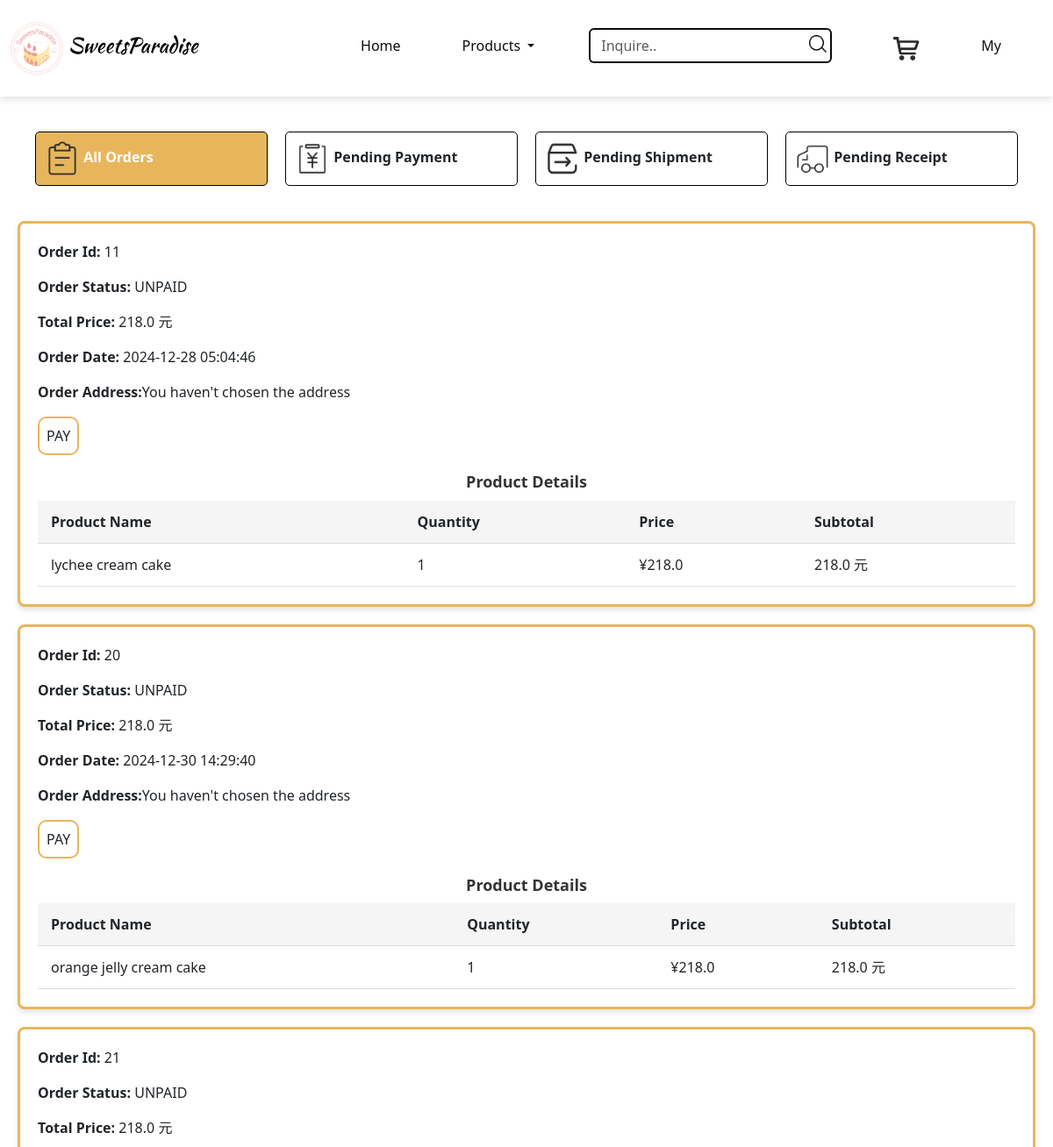
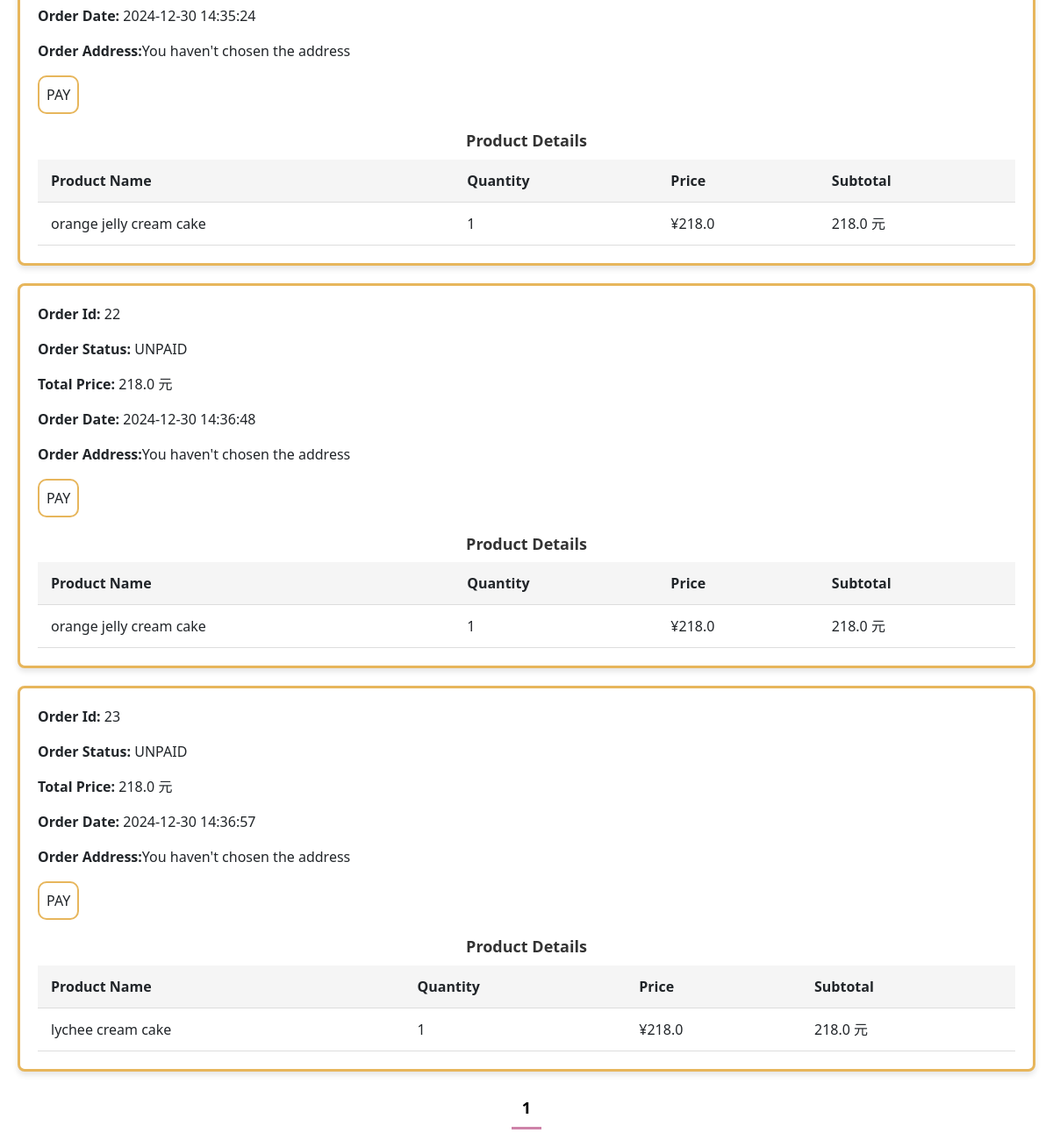
/orders/ALL (signed in), run on an earlier commit of the app's database (2 pictures, top to bottom).
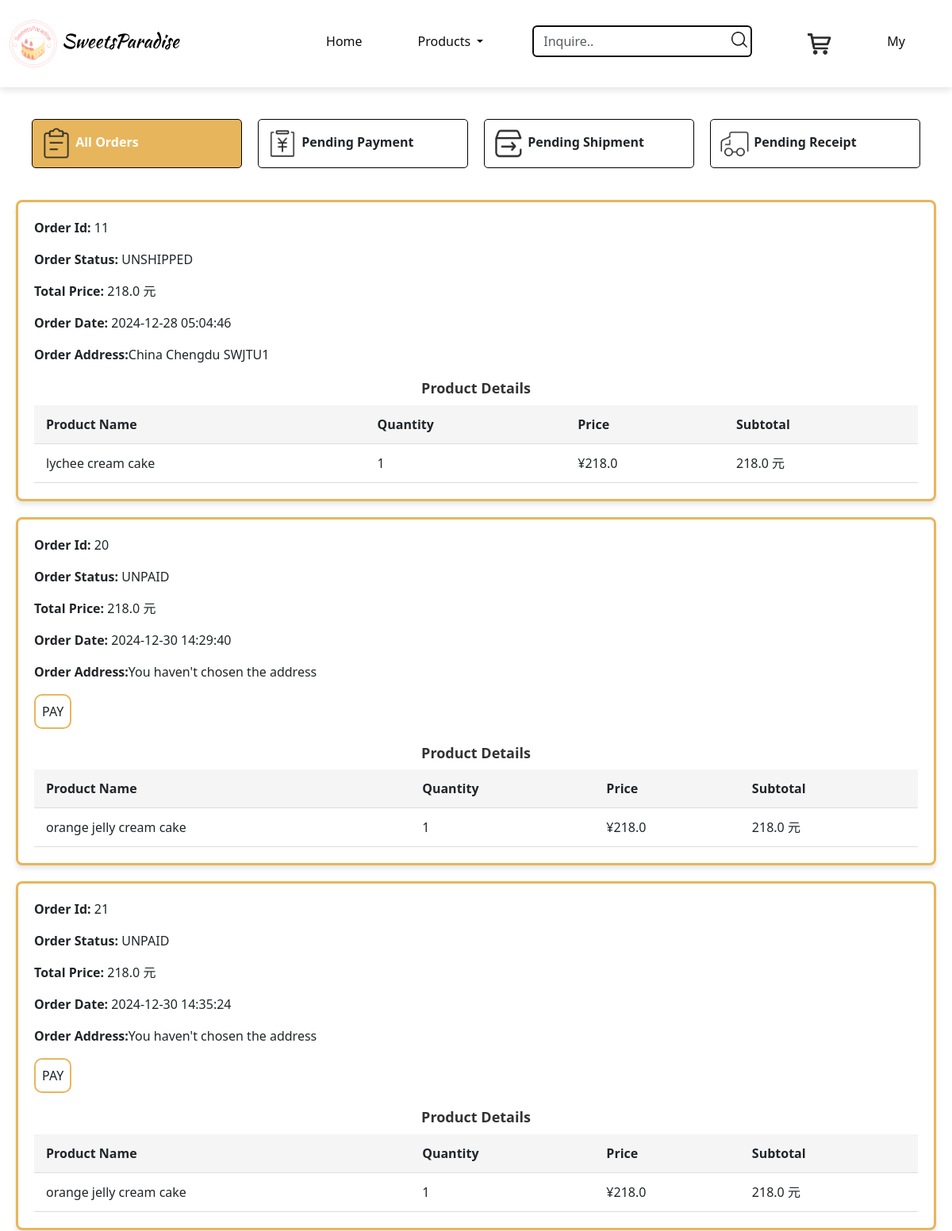
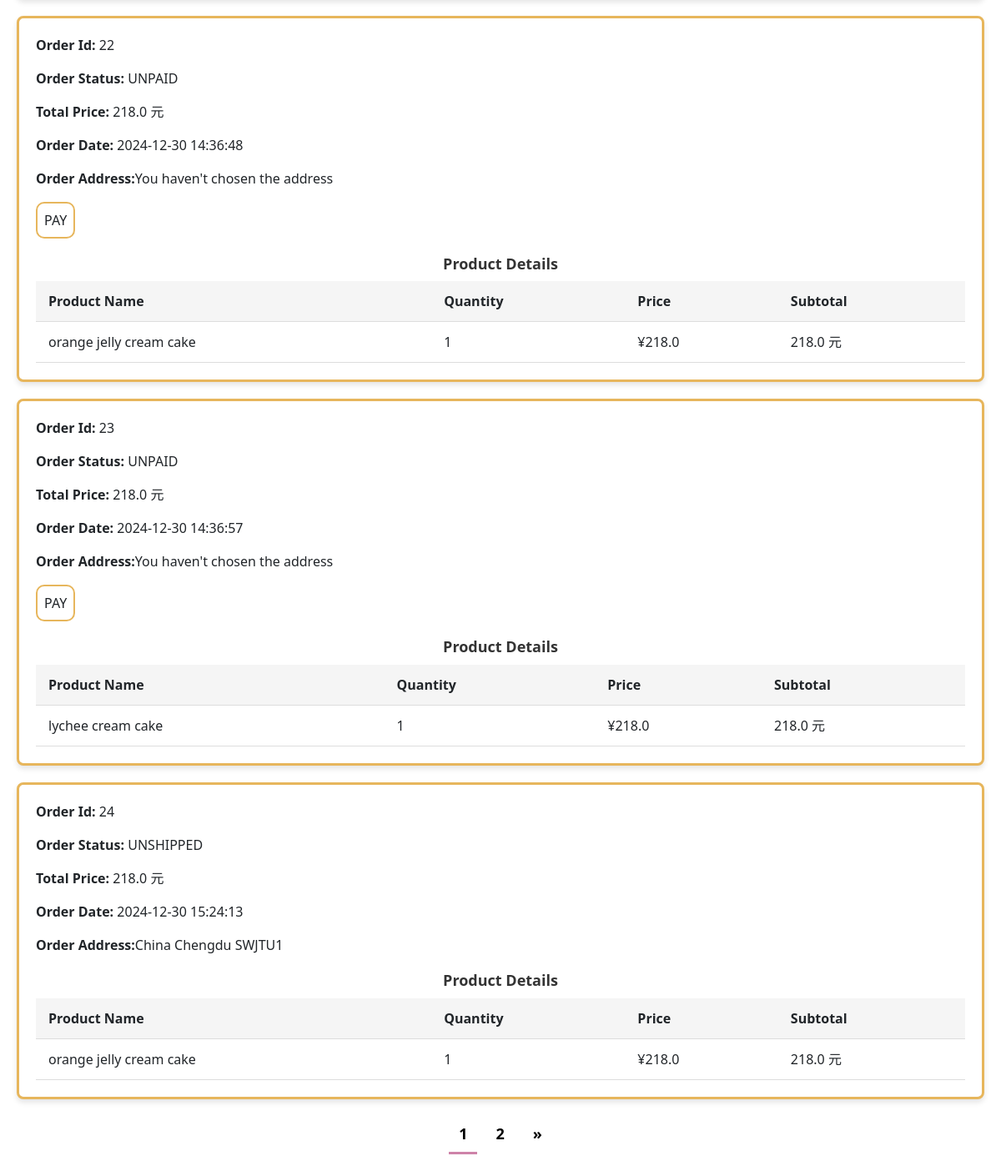
And on a later commit of the database (2 pictures, top to bottom).
### app/models.py (models this page shows, shortened)
class Order(db.Model):
    id = db.Column(db.Integer, primary_key=True, autoincrement=True)
    order_date = db.Column(db.DateTime, default=datetime.utcnow, nullable=False)
    status = db.Column(Enum(OrderStatus), nullable=False, default=OrderStatus.UNPAID)
    total_price = db.Column(db.Float, nullable=False)
    user_id = db.Column(db.Integer, db.ForeignKey('user.id'), nullable=False)
    items = db.relationship('OrderItem', backref='order', lazy='dynamic')
    address_id = db.Column(db.Integer, db.ForeignKey('address.id'))

class OrderItem(db.Model):
    id = db.Column(db.Integer, primary_key=True, autoincrement=True)
    order_id = db.Column(db.Integer, db.ForeignKey('order.id'), nullable=False)
    product_id = db.Column(db.Integer, db.ForeignKey('product.id', ondelete='CASCADE'), nullable=False)
    quantity = db.Column(db.Integer, nullable=False)
    price = db.Column(db.Float, nullable=False)

class Product(db.Model):
    id = db.Column(db.Integer, primary_key=True, autoincrement=True)
    name = db.Column(db.String(100), index=True, nullable=False)
    size = db.Column(db.String(100), nullable=False)
    taste = db.Column(db.String(100))
    description = db.Column(db.String(800))
    price = db.Column(db.Float, nullable=False)
    monthly_sale = db.Column(db.Integer, nullable=False, default=0)
    image_url = db.Column(db.String(200), nullable=False)
    category_id = db.Column(db.Integer, db.ForeignKey('category.id'), nullable=False)
    orders = db.relationship('OrderItem', backref='product', lazy='dynamic', cascade='all, delete', passive_deletes=True)
    cart_items = db.relationship('CartProducts', backref='product', lazy='dynamic', cascade='all, delete', passive_deletes=True)

class Address(db.Model):
    id = db.Column(db.Integer, primary_key=True, autoincrement=True)
    user_id = db.Column(db.Integer, db.ForeignKey('user.id'), nullable=False)
    contact_name = db.Column(db.String(50), nullable=False)
    phone_number = db.Column(db.Integer, nullable=False)
    country = db.Column(db.String(100), nullable=False)
    city = db.Column(db.String(100), nullable=False)
    detailed_address = db.Column(db.String(300), nullable=False)
    is_default = db.Column(db.Boolean, default=False)
    orders = db.relationship('Order', backref='address', lazy='dynamic')

### app/views.py (the view)
@app.route('/orders/<string:category>', methods=['GET', 'POST'])
@login_required
def orders(category):
    page = request.args.get('page', 1, type=int)
    if category == 'UNPAID':
        order = Order.query.filter_by(user_id=current_user.id, status=OrderStatus.UNPAID).all()
    elif category == 'UNSHIPPED':
        order = Order.query.filter_by(user_id=current_user.id, status=OrderStatus.UNSHIPPED).all()
    elif category == 'UNRECEIVED':
        order = Order.query.filter_by(user_id=current_user.id, status=OrderStatus.UNRECEIVED).all()
    else:
        order = Order.query.filter_by(user_id=current_user.id).all()
    per_page = 6
    total_orders = len(order)
    total_pages = max((total_orders + per_page - 1) // per_page, 1)
    start = (page - 1) * per_page
    end = start + per_page
    display_order = order[start:end]
    if request.method == 'POST':
        order_id = request.form.get("order_id")
        order = Order.query.get_or_404(order_id)
        order.status = OrderStatus.DELIVERED
        db.session.commit()
        flash('Your order has been marked as received!', 'success')
    else:
        flash('This order cannot be updated.', 'danger')
    return render_template('orders.html',
                           orders=order,
                           category=category,
                           total_pages=total_pages,
                           display_order=display_order,
                           current_page=page)

### app/__init__.py (called while the page is built)
@login_manager.user_loader
def load_user(user_id):
    return User.query.get(int(user_id))

### app/templates/orders.html (shortened to what this page needs)
<!DOCTYPE html>
<html lang="en">
<head>
    <link rel="stylesheet" href="../static/lib/bootstrap-5.3.2-dist/css/bootstrap.css">
    <link rel="stylesheet" href="../static/css/main.css">
</head>
<body>
    <nav class="navbar navbar-expand-lg fixed-top">
        <div class="container-fluid">
            <a class="navbar-brand" href="#">
                <img src="../static/img/logo.png" alt="Logo"> SweetsParadise
            </a>
            <div class="collapse navbar-collapse" id="navbarNav">
                <ul class="navbar-nav ms-auto">
                    <li class="nav-item me-4 ">
                        <a class="nav-link" href="{{ url_for('home')}}">Home</a>
                    </li>
                    <li class="nav-item dropdown me-4">
                        <a class="nav-link dropdown-toggle" href="#" id="navbarDropdown" role="button" data-bs-toggle="dropdown" aria-expanded="false">
                            Products
                        </a>
                    </li>
                    <li class="nav-item me-4 search position-relative">
                        <form class="d-flex" action="{{ url_for('products', category=category) }}" method="get">
                            <input class="form-control me-2" name="content" type="text" placeholder="Inquire.." value="{{ request.args.get('content', '') }}" aria-label="Inquire about goods">
                            <button type="submit" class="btn search-btn"></button>
                        </form>
                    </li>
                    <li class="nav-item me-4">
                        <a class="nav-link" href="{{ url_for('cart')}}">
                            <img src="../static/img/cart.png" alt="cart">
                        </a>
                    </li>
                    <li class="nav-item me-4">
                        <a class="nav-link" href="{{ url_for('profile')}}">My</a>
                    </li>
                </ul>
            </div>
        </div>
    </nav>
    <div class="choose-wrap" id="order_page">
        <div class="container-fluid">
            <ul class="tab row">
                <li class="tab-item col {% if category == 'ALL' %}active{% endif %}">
                    <a href="{{ url_for('orders', category='ALL') }}">
                        <img src="../static/img/all.png">
                        All Orders
                    </a>
                </li>
                <li class="tab-item col {% if category == 'UNPAID' %}active{% endif %}">
                    <a href="{{ url_for('orders', category='UNPAID') }}">
                        <img src="../static/img/UNPAID.png">
                        Pending Payment
                    </a>
                </li>
                <li class="tab-item col {% if category == 'UNSHIPPED' %}active{% endif %}">
                    <a href="{{ url_for('orders', category='UNSHIPPED') }}">
                        <img src="../static/img/UNSHIPPED.png">
                        Pending Shipment
                    </a>
                </li>
                <li class="tab-item col {% if category == 'UNRECEIVED' %}active{% endif %}">
                    <a href="{{ url_for('orders', category='UNRECEIVED') }}">
                        <img src="../static/img/UNRECEIVED.png">
                        Pending Receipt
                    </a>
                </li>
            </ul>
        </div>
        <div class="orders">
            <div class="main selected">
                {% for order in display_order %}
                <div class="order-item">
                    <p><strong>Order Id:</strong> {{ order.id }}</p>
                    <p><strong>Order Status:</strong> {{ order.status.name }}</p>
                    <p><strong>Total Price:</strong> {{ order.total_price }} 元</p>
                    <p><strong>Order Date:</strong> {{ order.order_date.strftime('%Y-%m-%d %H:%M:%S') }}</p>
                    {% if not order.address %}
                    <p><strong>Order Address:</strong>You haven't chosen the address</p>
                    {% else %}
                    <p><strong>Order Address:</strong>{{ order.address.country}} {{ order.address.city }} {{ order.address.detailed_address }}</p>
                    {% endif %}
                    {% if order.status.name == 'UNPAID' %}
                    <a href="{{ url_for('payment',order_id=order.id) }}">PAY</a>
                    {% endif %}
                    <h2>Product Details</h2>
                    <table>
                        <thead>
                            <tr>
                                <th>Product Name</th>
                                <th>Quantity</th>
                                <th>Price</th>
                                <th>Subtotal</th>
                            </tr>
                        </thead>
                        <tbody>
                            {% for item in order.items %}
                            <tr>
                                <td>{{ item.product.name }}</td>
                                <td>{{ item.quantity }}</td>
                                <td>¥{{ item.price }}</td>
                                <td>{{ item.quantity * item.price }} 元</td>
                            </tr>
                            {% endfor %}
                        </tbody>
                    </table>
                </div>
                {% endfor %}
            </div>
        </div>
        <div class="page-container">
            {% for page_num in range(current_page - 2, current_page + 3) %}
            {% if page_num > 0 and page_num <= total_pages %}
            {% if page_num == current_page %}
            <a href="?page={{ page_num }}&category={{ category }}"
               class="page-btn active" aria-current="page"> {{ page_num }} </a>
            {% else %}
            <a href="?page={{ page_num }}&category={{ category }}"
               class="page-btn" aria-label="Page {{ page_num }}"> {{ page_num }} </a>
            {% endif %}
            {% endif %}
            {% endfor %}
            {% if current_page != total_pages and current_page >=1 %}
            <a href="?page={{ current_page + 1 }}&category={{ category }}" class="page-btn" aria-label="Next page">
                &raquo;
            </a>
            {% endif %}
        </div>
    </div>
</body>
</html>

### app/static/css/main.css (style rules this page uses)
body { padding-top: 110px; }
a { text-decoration: none; color: inherit; display: block; }
input[type="text"], input[type="date"], select { border: 2px solid rgba(6, 8, 9, 0.98); background-color: rgba(255, 255, 255, 0.44); }
.navbar { background-color: white; box-shadow: 0 4px 8px rgba(0, 0, 0, 0.1); padding-top: 20px; padding-bottom: 20px; }
.navbar-nav .nav-item { padding-left: 15px; padding-right: 15px; }
.navbar-nav .nav-link { color: rgba(6, 8, 9, 0.98); }
.navbar-nav .nav-link img { width: 30px; height: 30px; }
.navbar-brand { margin-right: 20px; }
.navbar-brand img { width: 60px; }
.navbar-brand { font-family:'kaushan_scriptregular', cursive, sans-serif; font-size: x-large; }
.search .form-control { padding-right: 30px; }
.search .search-btn { position: absolute; cursor: pointer; width: 20px; height: 20px; border: none; background-image: url(../img/search.png); background-color: transparent; background-size: contain; background-repeat: no-repeat; right: 25px; top: 40%; transform: translateY(-50%); }
.navbar { margin-bottom: 20px; }
.page-container { display: flex; justify-content: center; margin-top: 10px; margin-bottom: 20px; bottom: 10px; width: 100%; }
.page-btn { margin: 0 5px; padding: 8px 12px; color: black; text-decoration: none; font-weight: bold; border: none; cursor: pointer; font-size: 18px; }
.page-btn.active { border-bottom: 3px solid rgb(206, 131, 169); }
#order_page { margin: 20px; }
#order_page .row { margin-bottom: 20px; }
#order_page .tab { list-style-type: none; padding: 20px; gap: 20px; }
#order_page .tab img { width: 40px; height: 40px; }
#order_page .tab-item { padding: 10px; background-color: #ffffff; border: 1px solid black; border-radius: 5px; cursor: pointer; transition: background-color 0.3s ease; }
#order_page .tab-item.active { background-color: #e7b65c; color: white; }
#order_page .tab-item a { text-decoration: none; color: inherit; font-weight: bold; }
.orders .order-item { background-color: #fff; box-shadow: 0 4px 6px rgba(0, 0, 0, 0.1); margin-bottom: 20px; padding: 20px; border-radius: 8px; transition: transform 0.3s ease, box-shadow 0.3s ease; border: 3px solid #e7b65c; }
.orders a { border:2px solid #e7b65c; width: fit-content; padding: 8px; border-radius: 10px; }
h2 { margin-top: 20px; font-size: 18px; color: #333; font-weight: bolder; text-align: center; }
#order_page table { width: 100%; border-collapse: collapse; margin-top: 10px; }
#order_page th, td { padding: 12px 15px; text-align: left; border-bottom: 1px solid #ddd; }
#order_page th { background-color: #f5f5f5; }
#content th, td { padding: 12px 15px; text-align: left; border-bottom: 1px solid #ddd; }

What changed in the data, as far as the page shows it:
changed Order id 11: status.name "UNPAID" → "UNSHIPPED"; address.country (not shown) → "China"; address.city (not shown) → "Chengdu"; address.detailed_address (not shown) → "SWJTU1"; no longer shows "You haven't chosen the address"; no longer shows "PAY"
added Order: id "24", status.name "UNSHIPPED", total_price "218.0", order_date "2024-12-30 15:24:13", address.country "China", address.city "Chengdu", address.detailed_address "SWJTU1"
added OrderItem: product.name "orange jelly cream cake", quantity "1", price "218.0", item.quantity*item.price "218.0", shown under "24"
Also different on the page:
new list line: "2"
